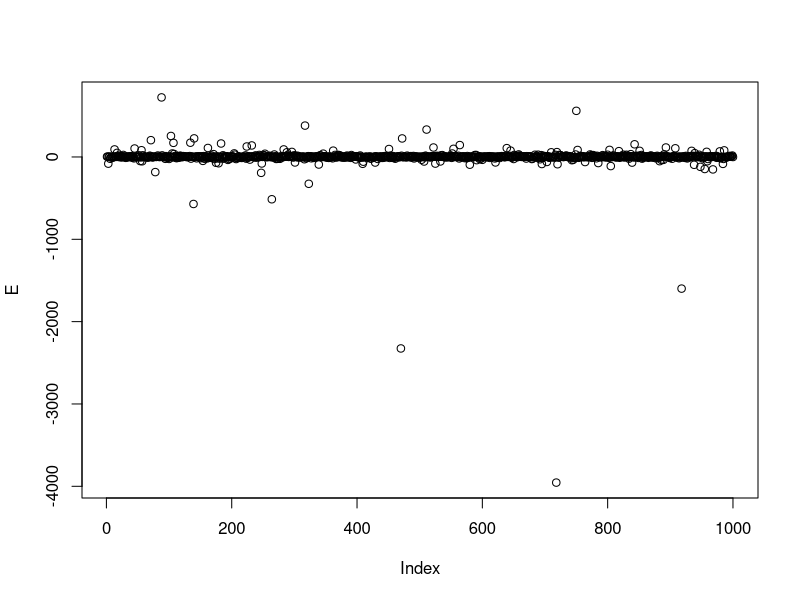
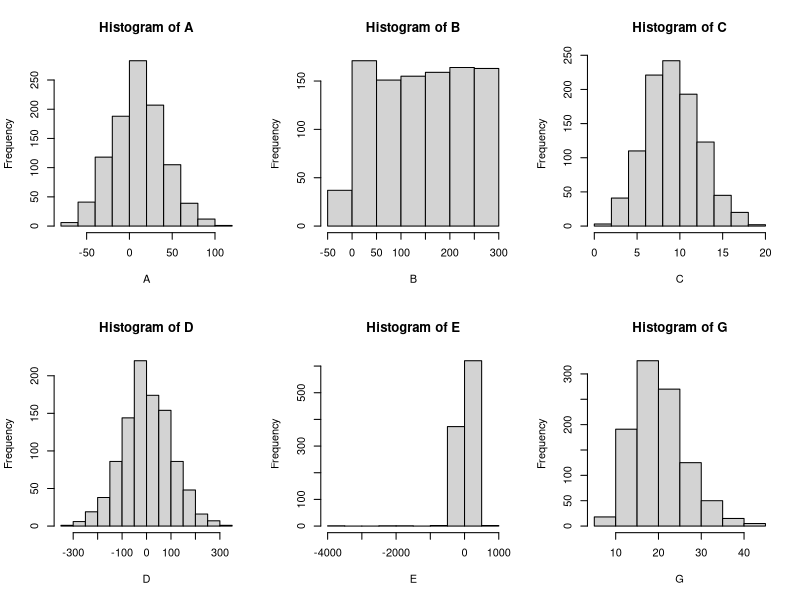

Recreate these plots in R, in order.
library(dplyr)

rm(list = ls())
### Setup ##############
set.seed(123)

obsNo <- 1000

A <- rnorm(obsNo, mean = 10, sd = 30)
B <- runif(obsNo, min = -10, max = 300)
C <- rpois(obsNo, lambda = 10)
D <- rnorm(obsNo, mean = 0, sd = 100)
E <- rcauchy(obsNo, location = 2, scale = 5)
G <- rchisq(obsNo, df = 20, ncp = 0)

plot(E)

par(mfrow = c(2,3))
hist(A)
hist(B)
hist(C)
hist(D)
hist(E)
hist(G)

err <- rnorm(obsNo, mean= 0, sd = 200)

i <- 100
A.hat <- 1
B.hat <- 2
C.hat <- 3
D.hat <- 4
E.hat <- 5
G.hat <- 6

Y = i + A.hat*A + B.hat*B + C.hat*C + D.hat*D + E.hat*E + G.hat*G + err

dataSet <- data.frame(A, B, C, D, E, G, Y, err, 
                      stringsAsFactors = F)

rm(A, B, C, D, E, G)
